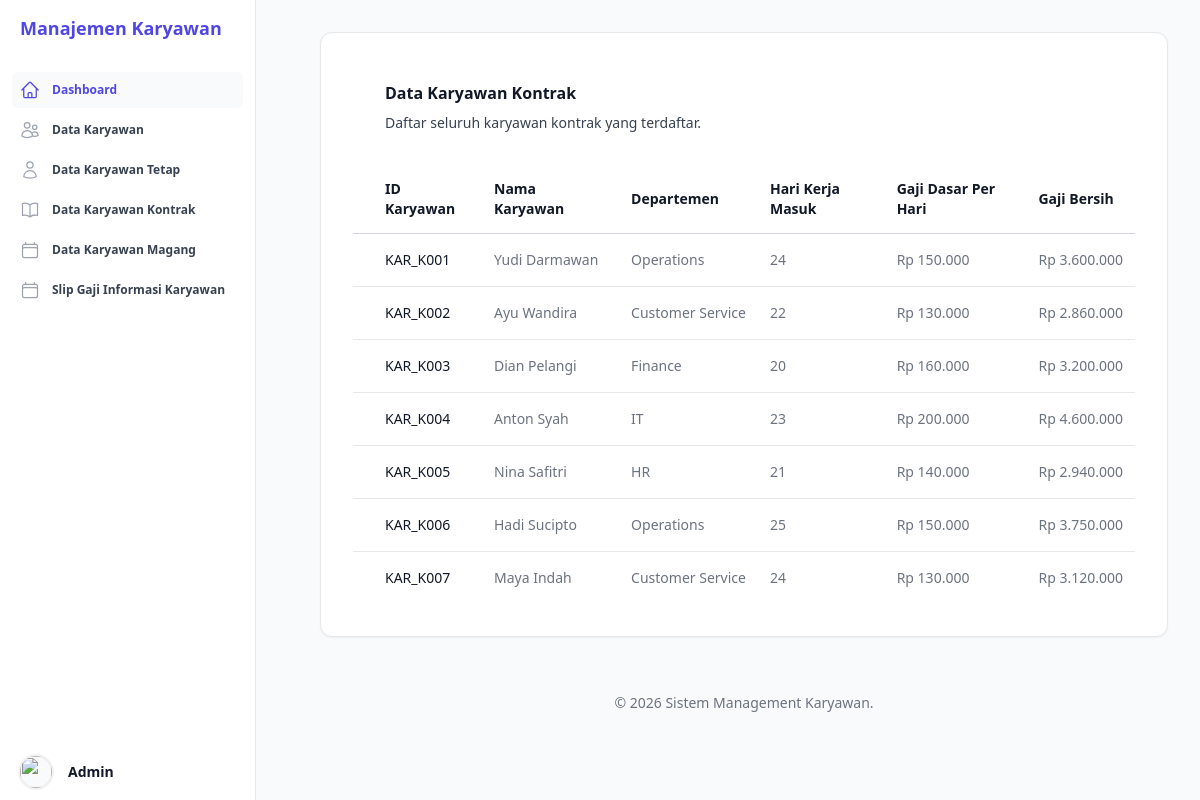
Page /Views/DataKaryawanKontrak.php on the committed database.
### tables this page shows
CREATE TABLE `tabel_karyawan` (
  `id_karyawan` varchar(10) NOT NULL,
  `nama_karyawan` varchar(255) NOT NULL,
  `departemen` varchar(100) NOT NULL,
  `hari_kerja_masuk` int NOT NULL,
  `gaji_dasar_per_hari` int NOT NULL,
  `jenis_karyawan` enum('Kontrak','Tetap','Magang') NOT NULL,
  `durasi_kontrak_bulan` int DEFAULT NULL,
  `agensi_penyalur` varchar(150) DEFAULT NULL,
  `tunjangan_kesehatan` int DEFAULT NULL,
  `opsi_saham_id` varchar(50) DEFAULT NULL,
  `uang_saku_bulanan` int DEFAULT NULL,
  `sertifikat_kampus_merdeka` varchar(150) DEFAULT NULL
);

### Database/Koneksi.php (called while the page is built, shortened)
<?php
class Database {
    private $host = "localhost";
    private $username = "root";
    private $password = "";
    private $dbname = "db_uas_pbo_trpl1b_aditkurniadi";
    public function __construct() {
        $this->koneksi = mysqli_connect($this->host, $this->username, $this->password, $this->dbname);
    }
}
$db = new Database();

### Service/KaryawanKontrak.php (called while the page is built, shortened)
<?php
require_once 'Karyawan.php';
class KaryawanKontrak extends Karyawan{
    public function hitungGajiBersih() {
        return $this->hari_kerja_masuk * $this->gaji_dasar_per_hari;
    }
    public static function getAllKaryawanKontrak($koneksi) {
        $sql = "SELECT * FROM tabel_karyawan WHERE jenis_karyawan = 'Kontrak'";
        $hasil = $koneksi->query($sql);
        if ($hasil && $hasil->num_rows > 0) {
            return $hasil->fetch_all(MYSQLI_ASSOC);
        }
        return [];
    }
}

### Service/Karyawan.php (called while the page is built, shortened)
<?php
abstract class Karyawan {
    public function __construct($id_karyawan, $nama_karyawan, $departemen, $hari_kerja_masuk, $gaji_dasar_per_hari, $jenis_karyawan) {
        $this->hari_kerja_masuk = $hari_kerja_masuk;
        $this->gaji_dasar_per_hari = $gaji_dasar_per_hari;
    }
}

### Views/DataKaryawanKontrak.php (the view, shortened to what this page needs)
<?php
require_once __DIR__ . '/../Database/Koneksi.php';
require_once __DIR__ . '/../Service/KaryawanKontrak.php';
$data_karyawan = KaryawanKontrak::getAllKaryawanKontrak($db->koneksi);
?>
<div class="px-4 sm:px-6 lg:px-8 mt-4">
    <div class="sm:flex sm:items-center">
        <div class="sm:flex-auto">
            <h1 class="text-base font-semibold text-gray-900 dark:text-white">Data Karyawan Kontrak</h1>
            <p class="mt-2 text-sm text-gray-700 dark:text-gray-300">Daftar seluruh karyawan kontrak yang terdaftar.</p>
        </div>
    </div>
    <div class="mt-8 flow-root">
        <div class="-mx-4 -my-2 overflow-x-auto sm:-mx-6 lg:-mx-8">
            <div class="inline-block min-w-full py-2 align-middle">
                <table class="min-w-full border-separate border-spacing-0">
                    <thead>
                        <tr>
                            <th scope="col"
                                class="sticky top-0 z-10 border-b border-gray-300 bg-white/75 py-3.5 pr-3 pl-4 text-left text-sm font-semibold text-gray-900 backdrop-blur-sm backdrop-filter sm:pl-6 lg:pl-8 dark:border-white/15 dark:bg-gray-900/75 dark:text-white">
                                ID Karyawan</th>
                            <th scope="col"
                                class="sticky top-0 z-10 border-b border-gray-300 bg-white/75 px-3 py-3.5 text-left text-sm font-semibold text-gray-900 backdrop-blur-sm backdrop-filter dark:border-white/15 dark:bg-gray-900/75 dark:text-white">
                                Nama Karyawan</th>
                            <th scope="col"
                                class="sticky top-0 z-10 border-b border-gray-300 bg-white/75 px-3 py-3.5 text-left text-sm font-semibold text-gray-900 backdrop-blur-sm backdrop-filter dark:border-white/15 dark:bg-gray-900/75 dark:text-white">
                                Departemen</th>
                            <th scope="col"
                                class="sticky top-0 z-10 border-b border-gray-300 bg-white/75 px-3 py-3.5 text-left text-sm font-semibold text-gray-900 backdrop-blur-sm backdrop-filter dark:border-white/15 dark:bg-gray-900/75 dark:text-white">
                                Hari Kerja Masuk</th>
                            <th scope="col"
                                class="sticky top-0 z-10 border-b border-gray-300 bg-white/75 px-3 py-3.5 text-left text-sm font-semibold text-gray-900 backdrop-blur-sm backdrop-filter dark:border-white/15 dark:bg-gray-900/75 dark:text-white">
                                Gaji Dasar Per Hari</th>
                            <th scope="col"
                                class="sticky top-0 z-10 border-b border-gray-300 bg-white/75 px-3 py-3.5 text-left text-sm font-semibold text-gray-900 backdrop-blur-sm backdrop-filter dark:border-white/15 dark:bg-gray-900/75 dark:text-white">
                                Gaji Bersih</th>
                        </tr>
                    </thead>
                    <tbody>
                        <?php if (!empty($data_karyawan)) : ?>
                        <?php
                        $totalData = count($data_karyawan);
                        foreach ($data_karyawan as $index => $karyawan_item) :
                            $isLast = ($index === $totalData - 1);
                            $borderClass = $isLast ? '' : 'border-b border-gray-200 dark:border-white/10';
                        ?>
                        <tr>
                            <td
                                class="<?= $borderClass ?> py-4 pr-3 pl-4 text-sm font-medium whitespace-nowrap text-gray-900 sm:pl-6 lg:pl-8 dark:text-white">
                                <?= htmlspecialchars($karyawan_item['id_karyawan']) ?>
                            </td>
                            <td
                                class="<?= $borderClass ?> px-3 py-4 text-sm whitespace-nowrap text-gray-500 dark:text-gray-400">
                                <?= htmlspecialchars($karyawan_item['nama_karyawan']) ?>
                            </td>
                            <td
                                class="<?= $borderClass ?> px-3 py-4 text-sm whitespace-nowrap text-gray-500 dark:text-gray-400">
                                <?= htmlspecialchars($karyawan_item['departemen']) ?>
                            </td>
                            <td
                                class="<?= $borderClass ?> px-3 py-4 text-sm whitespace-nowrap text-gray-500 dark:text-gray-400">
                                <?= htmlspecialchars($karyawan_item['hari_kerja_masuk']) ?>
                            </td>
                            <td
                                class="<?= $borderClass ?> px-3 py-4 text-sm whitespace-nowrap text-gray-500 dark:text-gray-400">
                                Rp <?= number_format($karyawan_item['gaji_dasar_per_hari'], 0, ',', '.') ?>
                            </td>
                            <td
                                class="<?= $borderClass ?> px-3 py-4 text-sm whitespace-nowrap text-gray-500 dark:text-gray-400">
                                <?php
                                $karyawan_obj = new KaryawanKontrak(
                                    $karyawan_item['id_karyawan'],
                                    $karyawan_item['nama_karyawan'],
                                    $karyawan_item['departemen'],
                                    $karyawan_item['hari_kerja_masuk'],
                                    $karyawan_item['gaji_dasar_per_hari'],
                                    $karyawan_item['jenis_karyawan'],
                                    $karyawan_item['durasi_kontrak_bulan'] ?? 0,
                                    $karyawan_item['agensi_penyalur'] ?? ''
                                );
                                ?>
                                Rp <?= number_format($karyawan_obj->hitungGajiBersih(), 0, ',', '.') ?>
                            </td>
                        </tr>
                        <?php endforeach; ?>
                        <?php endif; ?>
                    </tbody>
                </table>
            </div>
        </div>
    </div>
</div>
<?php
require_once __DIR__ . '/Layout.php';
?>

### rows in the picture
tabel_karyawan: id_karyawan "KAR_K001", nama_karyawan "Yudi Darmawan", departemen "Operations", hari_kerja_masuk "24", gaji_dasar_per_hari "150.000", $karyawan_obj->hitungGajiBersih() "3.600.000"
tabel_karyawan: id_karyawan "KAR_K002", nama_karyawan "Ayu Wandira", departemen "Customer Service", hari_kerja_masuk "22", gaji_dasar_per_hari "130.000", $karyawan_obj->hitungGajiBersih() "2.860.000"
tabel_karyawan: id_karyawan "KAR_K003", nama_karyawan "Dian Pelangi", departemen "Finance", hari_kerja_masuk "20", gaji_dasar_per_hari "160.000", $karyawan_obj->hitungGajiBersih() "3.200.000"
tabel_karyawan: id_karyawan "KAR_K004", nama_karyawan "Anton Syah", departemen "IT", hari_kerja_masuk "23", gaji_dasar_per_hari "200.000", $karyawan_obj->hitungGajiBersih() "4.600.000"
tabel_karyawan: id_karyawan "KAR_K005", nama_karyawan "Nina Safitri", departemen "HR", hari_kerja_masuk "21", gaji_dasar_per_hari "140.000", $karyawan_obj->hitungGajiBersih() "2.940.000"
tabel_karyawan: id_karyawan "KAR_K006", nama_karyawan "Hadi Sucipto", departemen "Operations", hari_kerja_masuk "25", gaji_dasar_per_hari "150.000", $karyawan_obj->hitungGajiBersih() "3.750.000"
tabel_karyawan: id_karyawan "KAR_K007", nama_karyawan "Maya Indah", departemen "Customer Service", hari_kerja_masuk "24", gaji_dasar_per_hari "130.000", $karyawan_obj->hitungGajiBersih() "3.120.000"
